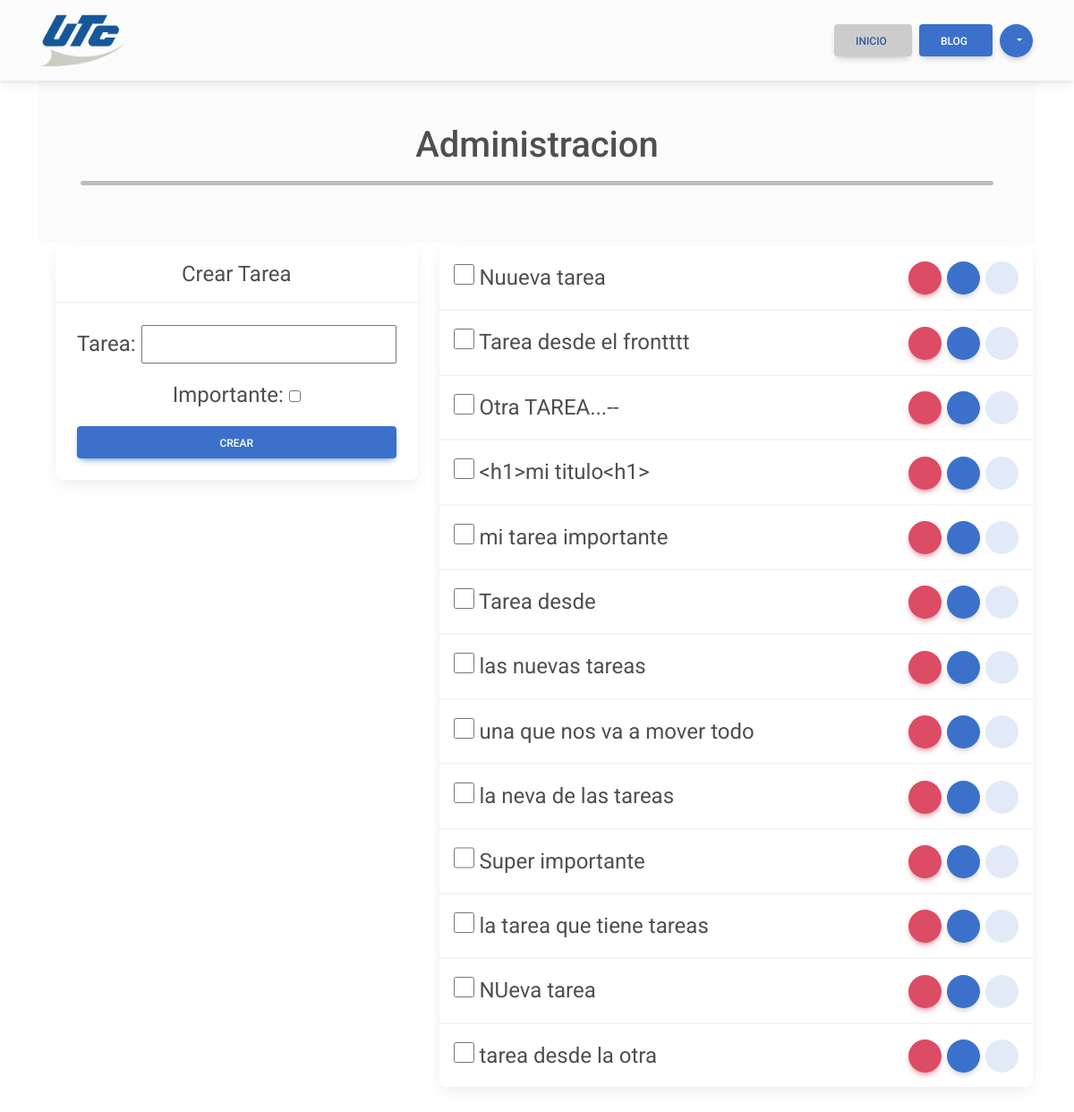
The app's page /administracion/ (signed in) with its own data.
### cross_asistent/models.py (models this page shows, shortened)
class Tareas(models.Model):
    tarea = models.CharField(max_length=255)
    importante = models.BooleanField(default=False)
    creacion = models.DateTimeField(auto_now_add=True)
    completar = models.BooleanField(default=False)
    completado_fecha = models.DateTimeField(null=True, blank=True)
    propietario = models.ForeignKey(User, on_delete=models.CASCADE)

### cross_asistent/views.py (the view, shortened to what this page needs)
# urls.py: path('administracion/', views.dashbAdmin, name='dashb_admin'),
@login_required
@never_cache
def dashbAdmin(request):
    errorMSG=''
    tareas = models.Tareas.objects.filter(propietario = request.user)
    return render(request, 'administracion/dashboard.html', {
        'form_crearTarea': crearTarea,
        'formError': errorMSG,
        'tareas_all': tareas,
        'active_page': 'inicio'
    })

### cross_asistent/templates/administracion/dashboard.html (shortened to what this page needs)
{% extends 'widget.html' %}
{% block link_home %}href="{% url 'dashb_admin' %}"{% endblock %}
{% block link_default %}
    {% include 'administracion/widget_links-admin.html' %}
{% endblock %}
{% block content %}
<main class="container container-fluid mb-5">
    <div class="p-5 text-center bg-body-tertiary">
        <h1 class="mb-3">Administracion</h1>
        <hr class="hr_divisor" />
    </div>
    <section class="d-flex" style="gap: 1rem;">
        <div>
            <div class="card text-center m-1">
                <div class="card-header">Crear Tarea</div>
                <div class="card-body">
                    <form method="POST">
                        {% csrf_token %} {{form_crearTarea.as_p}}
                        <button data-mdb-ripple-init type="submit" class="btn btn-primary btn-block">Crear</button>
                    </form>
                </div>
            </div>
        </div>
        <div class="card col-md m-1">
            <div class="list-group list-group-light">
                {% for tareaItem in tareas_all %}
                <li class="list-group-item px-3">
                    <div class="d-flex justify-content-between">
                        <div class="col-md">
                            <input
                            style="height: 60%; aspect-ratio: 1/1;"
                                type="checkbox"
                                value="1"
                                id="tarea0{{tareaItem.id}}"
                            />
                            {{tareaItem.tarea}}
                        </div>
                        <div>
                            <a href="" class="btn btn-danger btn-floating">
                            </a>
                            <a href="{% url 'tareaView' tareaItem.id %}" class="btn btn_detail btn-floating">
                            </a>
                            <a href="" class="btn btn-secondary btn-floating">
                            </a>
                        </div>
                    </div>
                </li>
                {% endfor %}
            </div>
        </div>
    </section>
</main>
{% endblock %}

### cross_asistent/templates/widget.html (shortened to what this page needs)
{% load static %}
<!DOCTYPE html>
<html lang="en" data-mdb-theme="light">
    <head>
        <link rel="stylesheet" href="https://necolas.github.io/normalize.css/8.0.0/normalize.css" />
        <link rel="stylesheet" href="{% static 'css/mdb.min.css' %}" />
        <link rel="stylesheet" href="{% static 'css/fontawesome-6.5.2.css' %}" />
        <link rel="stylesheet" href="{% static 'css/styles.css' %}" />
    </head>
    <body>
        <nav class="navbar navbar-expand-lg navbar-light bg-body-tertiary">
            <div class="container container-fluid">
                <a class="navbar-brand" {% block link_home %}href="/"{% endblock %}>
                    <img src="{% static 'img/UTC_logo-plano.webp' %}" alt="UTC logo" />
                </a>
                <div class="collapse navbar-collapse position-absolute top-100 navbar-light bg-body-tertiary" id="navbarText">
                    <ul class="navbar-nav ms-auto mb-lg-0 px-2 px-lg-0">
                        {% block link_default %}{% endblock %}
                    </ul>
                </div>
            </div>
        </nav>
        {% block content %}{% endblock %}
    </body>
</html>

### cross_asistent/templates/administracion/widget_links-admin.html (shortened to what this page needs)
<li class="nav-item">
    <a
        class="btn {% if active_page == 'inicio' %}btn_secondary{% else %}btn_detail{% endif %} m-1 my-lg-0 d-block"
        href="{% url 'dashb_admin' %}"
        >Inicio </a>
</li>
<li class="nav-item">
    <a
        class="btn {% if active_page == 'blog' %}btn_secondary{% else %}btn_detail{% endif %} m-1 my-lg-0 d-block"
        href="#"
        >Blog</a>
</li>
<li class="nav-item">
    <div class="dropdown">
        <a
            role="button"
            class="btn btn_detail btn_lg-circle d-block m-1 my-lg-0 dropdown-toggle"
            data-mdb-dropdown-init
            data-mdb-ripple-init
            aria-expanded="false"
            id="dropdownMenuUser"
        >
        </a>
    </div>
</li>

### cross_asistent/static/css/styles.css (style rules this page uses)
*, *:before, *:after { padding: 0; margin: 0; box-sizing: border-box; font-family: inherit; }
:root { --blanco: #ffffff; --secundario: #c2c2c2; --oscuro: #292f38; --gris_claro: #2f333a; --extra: #02913c; --detalle: #3b71ca; --blue_img-filter: hue-rotate(60deg) saturate(120%); --original_img-filter: saturate(90%); --whiteA: rgba(255, 255, 255, 0); --whiteA1: rgba(255, 255, 255, 0.1); --whiteA2: rgba(255, 255, 255, 0.2); --whiteA3: rgba(255, 255, 255, 0.3); --whiteA4: rgba(255, 255, 255, 0.4); --whiteA5: rgba(255, 255, 255, 0.5); --whiteA6: rgba(255, 255, 255, 0.6); --whiteA7: rgba(255, 255, 255, 0.7); --whiteA8: rgba(255, 255, 255, 0.8); --whiteA9: rgba(255, 255, 255, 0.9); --darkA: rgba(0, 0, 0, 0); --darkA1: rgba(0, 0, 0, 0.1); --darkA2: rgba(0, 0, 0, 0.2); --darkA3: rgba(0, 0, 0, 0.3); --darkA4: rgba(0, 0, 0, 0.4); --darkA5: rgba(0, 0, 0, 0.5); --darkA6: rgba(0, 0, 0, 0.6); --darkA7: rgba(0, 0, 0, 0.7); --darkA8: rgba(0, 0, 0, 0.8); --darkA9: rgba(0, 0, 0, 0.9); --ft1: Century Gothic, Helvetica, sans-serif; --ft2: "Comfortaa", sans-serif; --ft3: "Roboto", sans-serif; --transitionEase: 0.3s all ease; --transitionCubic: 0.3s all cubic-bezier(0.68, -0.55, 0.27, 1.55); --border-input_items: 2px solid var(--blanco); --border-radius: 8px; }
html { overflow-x: hidden; }
.btn_detail { background-color: var(--detalle) !important; background: var(--detalle) !important; color: var(--blanco) !important; transition: filter 0.3s ease; }
.btn_secondary { background-color: var(--blanco) !important; background: var(--blanco) !important; color: var(--detalle) !important; filter: brightness(80%); transition: filter 0.3s ease; }
body { min-height: 100vh; font-size: 1.5rem; font-family: var(--ft3); scroll-behavior: smooth; position: relative; }
input, label, textarea, input[type="color"] { outline: none; cursor: pointer; resize: none; }
a { text-decoration: none; color: inherit; }
nav { height: 90px; max-height: 90px; }
nav .navbar-brand img { width: 100px; filter: var(--blue_img-filter); }
nav .navbar-collapse { width: 100%; left: 0; z-index: 20; padding-block: 20px; }
@media (min-width: 992px) { nav .navbar-collapse { width: auto; background-color: transparent; position: unset !important; top: unset !important; } }
@media (min-width: 992px) { nav .navbar-collapse { padding-block: unset; } }
.hr_divisor { border: none; height: 5px; border-radius: 5px; background-color: black; background: black; }
main { min-height: 400px; }
@media (min-width: 992px) { .btn_lg-circle { --mdb-btn-width: 2.3125rem; --mdb-btn-height: 2.3125rem; --mdb-btn-icon-width: 2.3125rem; --mdb-btn-icon-line-height: 2.3125rem; --mdb-btn-width-lg: 2.8125rem; --mdb-btn-height-lg: 2.8125rem; --mdb-btn-icon-width-lg: 2.8125rem; --mdb-btn-icon-line-height-lg: 2.8125rem; --mdb-btn-width-sm: 1.8125rem; --mdb-btn-height-sm: 1.8125rem; --mdb-btn-icon-width-sm: 1.8125rem; --mdb-btn-icon-line-height-sm: 1.8125rem; width: var(--mdb-btn-width); height: var(--mdb-btn-height); --mdb-btn-border-radius: 50%; border-radius: var(--mdb-btn-border-radius); padding: 0; position: relative; display: flex; align-content: center; } }

### records on screen
Tareas: tarea "Nuueva tarea"
Tareas: tarea "Tarea desde el frontttt"
Tareas: tarea "Otra TAREA...--"
Tareas: tarea "<h1>mi titulo<h1>"
Tareas: tarea "mi tarea importante"
Tareas: tarea "Tarea desde"
Tareas: tarea "las nuevas tareas"
Tareas: tarea "una que nos va a mover todo"
Tareas: tarea "la neva de las tareas"
Tareas: tarea "Super importante"
Tareas: tarea "la tarea que tiene tareas"
Tareas: tarea "NUeva tarea"
Tareas: tarea "tarea desde la otra"
